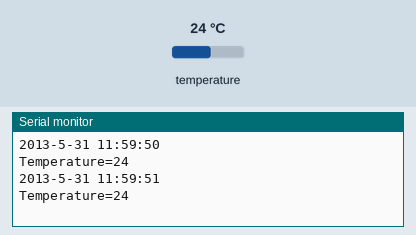
Simulated run of this sketch. Board: Arduino Uno, built with avr-gcc and run on an emulated ATmega328P. On the bench: the last lines printed to the serial monitor. Inputs (shaded band) come from the test bench; at power-on: temperature 24 °C. The local clock reads 2024-03-15 10:24:30 at power-on unless the sketch sets it.

Above: at 1.8 s.
1.9 s: temperature set to 12 °C
At 2.5 s:
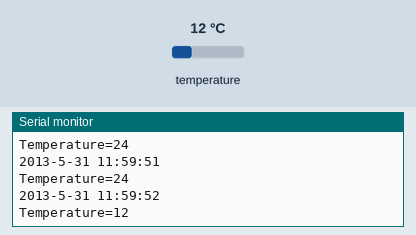
3.4 s: temperature set to 19 °C
At 4.8 s:
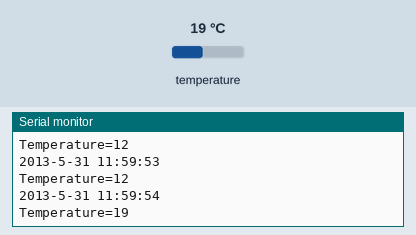
Timing chart, 0 to 6.4 s (numbered marks = the images above; inputs shaded):
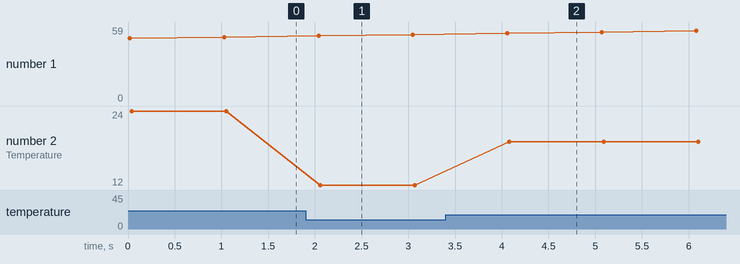

Measured:
- after the input at 1.9 s, the serial monitor: prints a new line after 0.16 s (image 1)
- after the input at 3.4 s, the serial monitor: prints a new line after 0.68 s (image 2)
- plotted number 2: 24 → 12 after the input at 1.9 s, 12 → 19 after the input at 3.4 s

The sketch:

test.clock.ds3231.ino
```cpp
/*
SCL→A5
　　SDA→A4
　　VCC→5V
　　GND→GND
*/

#include <DS3231.h>
#include <Wire.h>

DS3231 Clock;
bool Century=false;
bool h12;
bool PM;
byte ADay, AHour, AMinute, ASecond, ABits;
bool ADy, A12h, Apm;

byte year, month, date, DoW, hour, minute, second;

void setup() {
	// Start the I2C interface
  Clock.setSecond(50);//Set the second
  Clock.setMinute(59);//Set the minute
  Clock.setHour(11);  //Set the hour
  Clock.setDoW(5);    //Set the day of the week
  Clock.setDate(31);  //Set the date of the month
  Clock.setMonth(5);  //Set the month of the year
  Clock.setYear(13);  //Set the year (Last two digits of the year)
	// Start the serial interface
	Serial.begin(9600);
}
void ReadDS3231()
{
  int second,minute,hour,date,month,year,temperature;
  second=Clock.getSecond();
  minute=Clock.getMinute();
  hour=Clock.getHour(h12, PM);
  date=Clock.getDate();
  month=Clock.getMonth(Century);
  year=Clock.getYear();

  temperature=Clock.getTemperature();

  Serial.print("20");
  Serial.print(year,DEC);
  Serial.print('-');
  Serial.print(month,DEC);
  Serial.print('-');
  Serial.print(date,DEC);
  Serial.print(' ');
  Serial.print(hour,DEC);
  Serial.print(':');
  Serial.print(minute,DEC);
  Serial.print(':');
  Serial.print(second,DEC);
  Serial.print('\n');
  Serial.print("Temperature=");
  Serial.print(temperature);
  Serial.print('\n');
}
void loop() {
  ReadDS3231();delay(1000);
}
```
